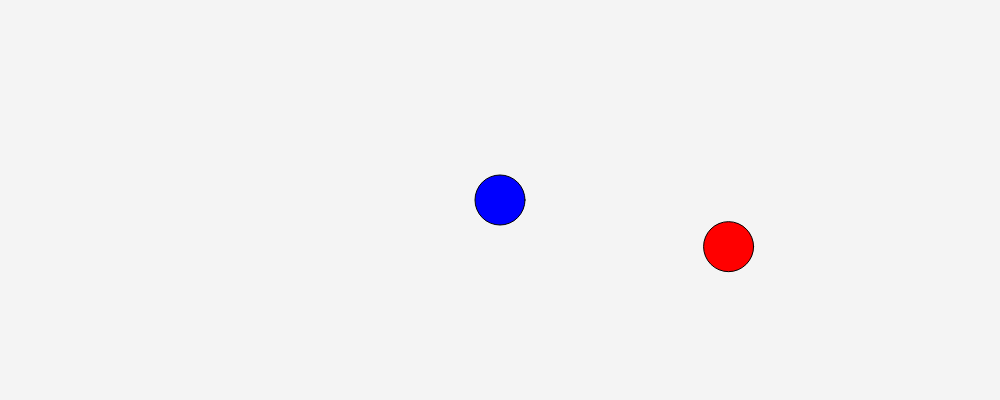
Frame 1 (no input)
Frame 60 (no input): identical to frame 1, image omitted
Frame 120 (the mouse pressed at the canvas centre since frame 60): identical to frame 1, image omitted

The p5.js sketch that drew this single still picture (run headless with seeded random() and noise() and a simulated clock; from frame 60 on, the mouse is pressed at the canvas centre):

// p5.js sketch
// ── sketch.js
let x;
let y;
let mouseX;
let mouseY;

function setup(){
    createCanvas(1000, 400,)
   x = random(50, width, height - 50);
   y = random(50, width, height - 50);
   mouseX = width / 2;
   mouseY = height / 2;

}
function draw(){ 
    background(244)   
    if(keyIsDown(UP_ARROW)){
        y-=7
    }
    if(keyIsDown(DOWN_ARROW)){
        y+=7
    }
    if(keyIsDown(LEFT_ARROW)){
        x-=7
    }
    if(keyIsDown(RIGHT_ARROW)){
        x+=7
    }              
    if(keyIsDown(87)){ 'W'
        mouseY-=7
    }
    if(keyIsDown(83)){ 'S'
        mouseY+=7
    }
    if(keyIsDown(65)){ 'A'
        mouseX-=7
    }
    if(keyIsDown(68)){ 'D'
        mouseX+=7
    }
    x = constrain(x, 25, width - 25); 
    y = constrain(y, 25, height - 25);

    mouseX = constrain(mouseX, 25, width - 25);
    mouseY = constrain(mouseY, 25, height - 25);

    fill(255, 0, 0);
    circle(x, y, 50);

    fill(0, 0, 255);
    circle(mouseX, mouseY, 50);
}
